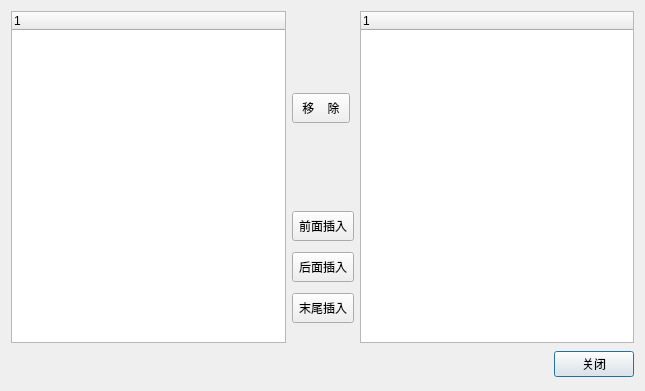
<?xml version="1.0" encoding="UTF-8"?>
<ui version="4.0">
 <class>QSttCustomSetDlg</class>
 <widget class="QDialog" name="QSttCustomSetDlg">
  <property name="windowModality">
   <enum>Qt::WindowModal</enum>
  </property>
  <property name="geometry">
   <rect>
    <x>0</x>
    <y>0</y>
    <width>645</width>
    <height>391</height>
   </rect>
  </property>
  <property name="sizePolicy">
   <sizepolicy hsizetype="Fixed" vsizetype="Fixed">
    <horstretch>0</horstretch>
    <verstretch>0</verstretch>
   </sizepolicy>
  </property>
  <property name="minimumSize">
   <size>
    <width>0</width>
    <height>30</height>
   </size>
  </property>
  <property name="maximumSize">
   <size>
    <width>645</width>
    <height>16777215</height>
   </size>
  </property>
  <property name="windowTitle">
   <string>自定义设置</string>
  </property>
  <property name="sizeGripEnabled">
   <bool>false</bool>
  </property>
  <property name="modal">
   <bool>false</bool>
  </property>
  <layout class="QHBoxLayout" name="horizontalLayout_2">
   <item>
    <layout class="QVBoxLayout" name="verticalLayout_2">
     <item>
      <layout class="QHBoxLayout" name="horizontalLayout">
       <item>
        <widget class="QSttCustomSetTree" name="m_pMenuTreeCtrl">
         <column>
          <property name="text">
           <string notr="true">1</string>
          </property>
         </column>
        </widget>
       </item>
       <item>
        <layout class="QVBoxLayout" name="verticalLayout">
         <item>
          <spacer name="verticalSpacer_3">
           <property name="orientation">
            <enum>Qt::Vertical</enum>
           </property>
           <property name="sizeHint" stdset="0">
            <size>
             <width>20</width>
             <height>40</height>
            </size>
           </property>
          </spacer>
         </item>
         <item>
          <widget class="QToolButton" name="BtnRemove">
           <property name="minimumSize">
            <size>
             <width>0</width>
             <height>30</height>
            </size>
           </property>
           <property name="font">
            <font>
             <pointsize>9</pointsize>
             <weight>50</weight>
             <bold>false</bold>
            </font>
           </property>
           <property name="text">
            <string> 移    除 </string>
           </property>
          </widget>
         </item>
         <item>
          <spacer name="verticalSpacer_5">
           <property name="orientation">
            <enum>Qt::Vertical</enum>
           </property>
           <property name="sizeHint" stdset="0">
            <size>
             <width>20</width>
             <height>40</height>
            </size>
           </property>
          </spacer>
         </item>
         <item>
          <widget class="QToolButton" name="BtnInsertBefore">
           <property name="minimumSize">
            <size>
             <width>0</width>
             <height>30</height>
            </size>
           </property>
           <property name="font">
            <font>
             <pointsize>9</pointsize>
             <weight>50</weight>
             <bold>false</bold>
            </font>
           </property>
           <property name="text">
            <string>前面插入</string>
           </property>
           <property name="iconSize">
            <size>
             <width>40</width>
             <height>40</height>
            </size>
           </property>
          </widget>
         </item>
         <item>
          <spacer name="verticalSpacer_4">
           <property name="orientation">
            <enum>Qt::Vertical</enum>
           </property>
           <property name="sizeType">
            <enum>QSizePolicy::Fixed</enum>
           </property>
           <property name="sizeHint" stdset="0">
            <size>
             <width>20</width>
             <height>5</height>
            </size>
           </property>
          </spacer>
         </item>
         <item>
          <widget class="QToolButton" name="BtnInsertAfter">
           <property name="minimumSize">
            <size>
             <width>0</width>
             <height>30</height>
            </size>
           </property>
           <property name="font">
            <font>
             <pointsize>9</pointsize>
             <weight>50</weight>
             <bold>false</bold>
            </font>
           </property>
           <property name="text">
            <string>后面插入</string>
           </property>
          </widget>
         </item>
         <item>
          <spacer name="verticalSpacer_2">
           <property name="orientation">
            <enum>Qt::Vertical</enum>
           </property>
           <property name="sizeType">
            <enum>QSizePolicy::Fixed</enum>
           </property>
           <property name="sizeHint" stdset="0">
            <size>
             <width>20</width>
             <height>5</height>
            </size>
           </property>
          </spacer>
         </item>
         <item>
          <widget class="QToolButton" name="BtnAddBar">
           <property name="sizePolicy">
            <sizepolicy hsizetype="Fixed" vsizetype="Fixed">
             <horstretch>0</horstretch>
             <verstretch>0</verstretch>
            </sizepolicy>
           </property>
           <property name="minimumSize">
            <size>
             <width>0</width>
             <height>30</height>
            </size>
           </property>
           <property name="font">
            <font>
             <pointsize>9</pointsize>
             <weight>50</weight>
             <bold>false</bold>
            </font>
           </property>
           <property name="text">
            <string>末尾插入</string>
           </property>
           <property name="iconSize">
            <size>
             <width>40</width>
             <height>40</height>
            </size>
           </property>
          </widget>
         </item>
         <item>
          <spacer name="verticalSpacer">
           <property name="orientation">
            <enum>Qt::Vertical</enum>
           </property>
           <property name="sizeType">
            <enum>QSizePolicy::Fixed</enum>
           </property>
           <property name="sizeHint" stdset="0">
            <size>
             <width>20</width>
             <height>20</height>
            </size>
           </property>
          </spacer>
         </item>
        </layout>
       </item>
       <item>
        <widget class="QSttCustomSetTree" name="m_pFloatBarTreeCtrl">
         <column>
          <property name="text">
           <string notr="true">1</string>
          </property>
         </column>
        </widget>
       </item>
      </layout>
     </item>
     <item>
      <layout class="QHBoxLayout" name="_2">
       <property name="spacing">
        <number>6</number>
       </property>
       <property name="leftMargin">
        <number>0</number>
       </property>
       <property name="topMargin">
        <number>0</number>
       </property>
       <property name="rightMargin">
        <number>0</number>
       </property>
       <property name="bottomMargin">
        <number>0</number>
       </property>
       <item>
        <spacer>
         <property name="orientation">
          <enum>Qt::Horizontal</enum>
         </property>
         <property name="sizeHint" stdset="0">
          <size>
           <width>111</width>
           <height>31</height>
          </size>
         </property>
        </spacer>
       </item>
       <item>
        <widget class="QPushButton" name="BtnCancel">
         <property name="text">
          <string>关闭</string>
         </property>
         <property name="shortcut">
          <string>Ctrl+S</string>
         </property>
        </widget>
       </item>
      </layout>
     </item>
    </layout>
   </item>
  </layout>
 </widget>
 <customwidgets>
  <customwidget>
   <class>QSttCustomSetTree</class>
   <extends>QTreeWidget</extends>
   <header>../Module/UI/Controls/SttCustomSetTree.h</header>
  </customwidget>
 </customwidgets>
 <resources/>
 <connections>
  <connection>
   <sender>BtnCancel</sender>
   <signal>clicked()</signal>
   <receiver>QSttCustomSetDlg</receiver>
   <slot>reject()</slot>
   <hints>
    <hint type="sourcelabel">
     <x>369</x>
     <y>253</y>
    </hint>
    <hint type="destinationlabel">
     <x>179</x>
     <y>282</y>
    </hint>
   </hints>
  </connection>
 </connections>
</ui>
